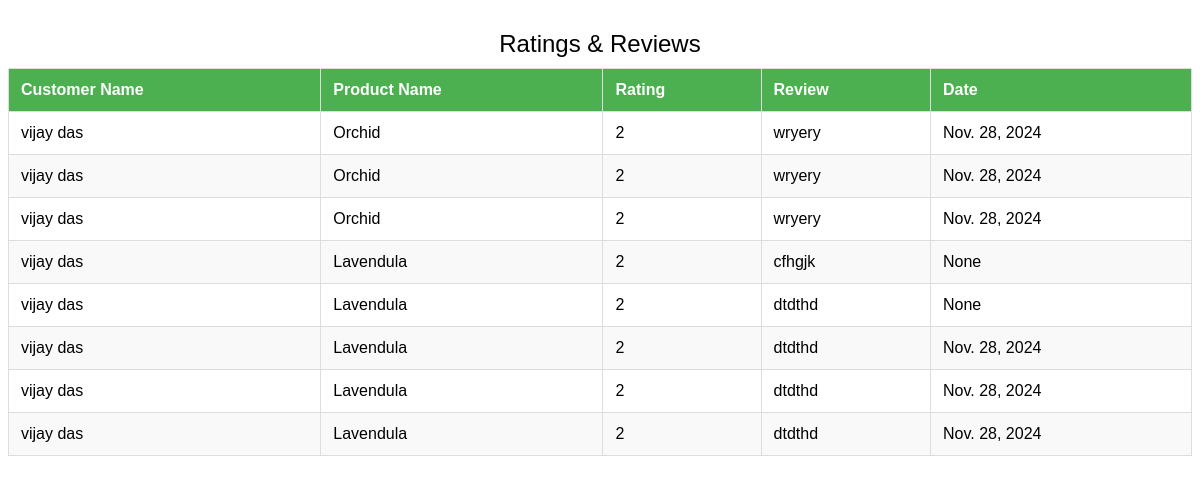
/shop/Rating_Review (signed in), run on an earlier commit of the app's database.
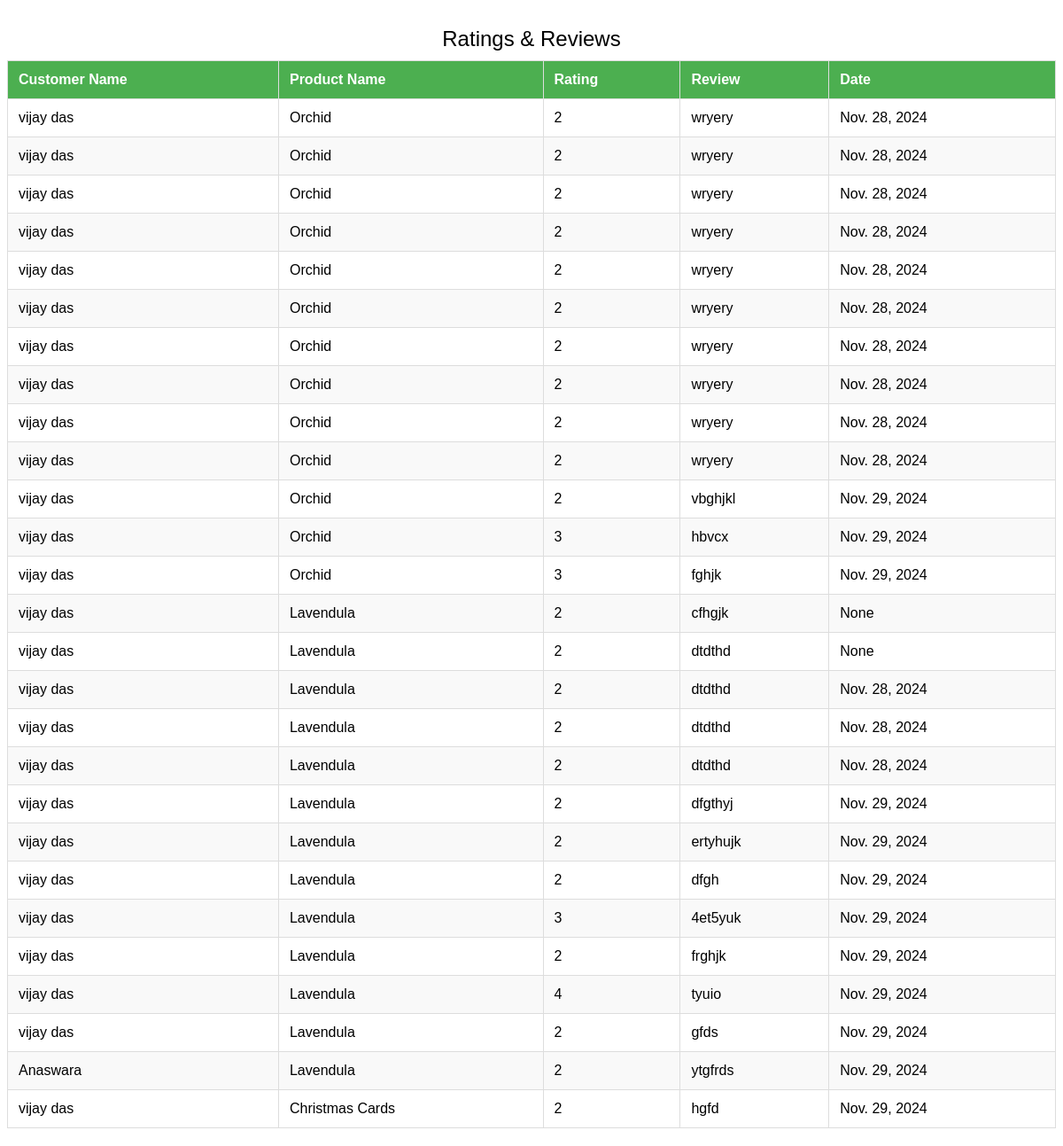
And on a later commit of the database.
### Shop/models.py (models this page shows)
class Rating_Review_Table(models.Model):
    USERLID=models.ForeignKey(User_Table,on_delete=models.CASCADE,null=True,blank=True)
    PRODUCTID=models.ForeignKey(Product_Table,on_delete=models.CASCADE,null=True,blank=True)
    Rating=models.IntegerField(blank=True,null=True)
    Review=models.CharField(max_length=50,blank=True,null=True)
    Date=models.DateField(max_length=30,blank=True,null=True)
    is_active = models.BooleanField(default=True)
    created_at = models.DateTimeField(auto_now_add=True, null=True, blank=True)
    updated_at = models.DateTimeField(auto_now_add=True, null=True, blank=True)

class Product_Table(models.Model):
    Product_Name=models.CharField(max_length=50,blank=True,null=True)
    Image=models.FileField(max_length=50,null=True,blank=True)
    Categorytype = models.ForeignKey(Category, on_delete=models.CASCADE,blank=True,null=True)
    Price=models.IntegerField(null=True,blank=True)
    Description=models.CharField(max_length=100,null=True,blank=True)
    Quantity=models.CharField(max_length=100,null=True,blank=True)
    Rating=models.FloatField(null=True,blank=True)
    SHOPLID=models.ForeignKey(LoginTable,on_delete=models.CASCADE,blank=True,null=True)
    is_active = models.BooleanField(default=True)
    created_at = models.DateTimeField(auto_now_add=True, null=True, blank=True)
    updated_at = models.DateTimeField(auto_now_add=True, null=True, blank=True)

### User_Profile/models.py (models this page shows)
class User_Table(models.Model):
    First_Name=models.CharField(max_length=50,blank=True,null=True)
    Last_Name=models.CharField(max_length=50,blank=True,null=True)
    Address=models.CharField(max_length=50,blank=True,null=True)
    City=models.CharField(max_length=50,blank=True,null=True)
    District=models.CharField(max_length=50,blank=True,null=True)
    Pincode=models.IntegerField(blank=True,null=True)
    Phone_Number=models.BigIntegerField(blank=True,null=True)
    Email=models.CharField(max_length=50,blank=True,null=True)
    LOGINID=models.ForeignKey(LoginTable,on_delete=models.CASCADE,null=True,blank=True)
    profileimage=models.FileField(upload_to='profileimages',null=True,blank=True)
    is_active = models.BooleanField(default=True)
    created_at = models.DateTimeField(auto_now_add=True, null=True, blank=True)
    updated_at = models.DateTimeField(auto_now_add=True, null=True, blank=True)

### Shop/views.py (the view)
# urls.py: path('Rating_Review',Rating_Review.as_view(),name='Rating_Review'),
class Rating_Review(View):
    def get(self, request):
        login_id = request.session.get("user_id")
        print("Shop Owner ID:", login_id)
        reviews = Rating_Review_Table.objects.filter(PRODUCTID__SHOPLID=login_id).select_related('USERLID', 'PRODUCTID')
        print("Reviews:", reviews)
        return render(request, 'View Review.html', {'reviews': reviews})

### templates/View Review.html (shortened to what this page needs)
<!DOCTYPE html>
<html lang="en">
<head>
</head>
<body>
    <table>
        <caption>Ratings & Reviews</caption>
        <thead>
            <tr>
                <th>Customer Name</th>
                <th>Product Name</th>
                <th>Rating</th>
                <th>Review</th>
                <th>Date</th>
            </tr>
        </thead>
        <tbody>
            {% for review in reviews %}
                <tr>
                    <td>{{ review.USERLID.First_Name }}</td>
                    <td>{{ review.PRODUCTID.Product_Name }}</td>
                    <td>{{ review.Rating }}</td>
                    <td>{{ review.Review }}</td>
                    <td>{{ review.Date }}</td>
                </tr>
            {% endfor %}
        </tbody>
    </table>
</body>
</html>

What changed in the data, as far as the page shows it:
added Rating_Review_Table: USERLID.First_Name "vijay das", PRODUCTID.Product_Name "Orchid", Rating "2", Review "wryery", Date "Nov. 28, 2024"
added Rating_Review_Table: USERLID.First_Name "vijay das", PRODUCTID.Product_Name "Orchid", Rating "2", Review "wryery", Date "Nov. 28, 2024"
added Rating_Review_Table: USERLID.First_Name "vijay das", PRODUCTID.Product_Name "Orchid", Rating "2", Review "wryery", Date "Nov. 28, 2024"
added Rating_Review_Table: USERLID.First_Name "vijay das", PRODUCTID.Product_Name "Orchid", Rating "2", Review "wryery", Date "Nov. 28, 2024"
added Rating_Review_Table: USERLID.First_Name "vijay das", PRODUCTID.Product_Name "Orchid", Rating "2", Review "wryery", Date "Nov. 28, 2024"
added Rating_Review_Table: USERLID.First_Name "vijay das", PRODUCTID.Product_Name "Orchid", Rating "2", Review "wryery", Date "Nov. 28, 2024"
added Rating_Review_Table: USERLID.First_Name "vijay das", PRODUCTID.Product_Name "Orchid", Rating "2", Review "wryery", Date "Nov. 28, 2024"
added Rating_Review_Table: USERLID.First_Name "vijay das", PRODUCTID.Product_Name "Orchid", Rating "2", Review "vbghjkl", Date "Nov. 29, 2024"
added Rating_Review_Table: USERLID.First_Name "vijay das", PRODUCTID.Product_Name "Orchid", Rating "3", Review "hbvcx", Date "Nov. 29, 2024"
added Rating_Review_Table: USERLID.First_Name "vijay das", PRODUCTID.Product_Name "Orchid", Rating "3", Review "fghjk", Date "Nov. 29, 2024"
added Rating_Review_Table: USERLID.First_Name "vijay das", PRODUCTID.Product_Name "Lavendula", Rating "2", Review "dfgthyj", Date "Nov. 29, 2024"
added Rating_Review_Table: USERLID.First_Name "vijay das", PRODUCTID.Product_Name "Lavendula", Rating "2", Review "ertyhujk", Date "Nov. 29, 2024"
added Rating_Review_Table: USERLID.First_Name "vijay das", PRODUCTID.Product_Name "Lavendula", Rating "2", Review "dfgh", Date "Nov. 29, 2024"
added Rating_Review_Table: USERLID.First_Name "vijay das", PRODUCTID.Product_Name "Lavendula", Rating "3", Review "4et5yuk", Date "Nov. 29, 2024"
added Rating_Review_Table: USERLID.First_Name "vijay das", PRODUCTID.Product_Name "Lavendula", Rating "2", Review "frghjk", Date "Nov. 29, 2024"
added Rating_Review_Table: USERLID.First_Name "vijay das", PRODUCTID.Product_Name "Lavendula", Rating "4", Review "tyuio", Date "Nov. 29, 2024"
added Rating_Review_Table: USERLID.First_Name "vijay das", PRODUCTID.Product_Name "Lavendula", Rating "2", Review "gfds", Date "Nov. 29, 2024"
added Rating_Review_Table: USERLID.First_Name "Anaswara", PRODUCTID.Product_Name "Lavendula", Rating "2", Review "ytgfrds", Date "Nov. 29, 2024"
added Rating_Review_Table: USERLID.First_Name "vijay das", PRODUCTID.Product_Name "Christmas Cards", Rating "2", Review "hgfd", Date "Nov. 29, 2024"
